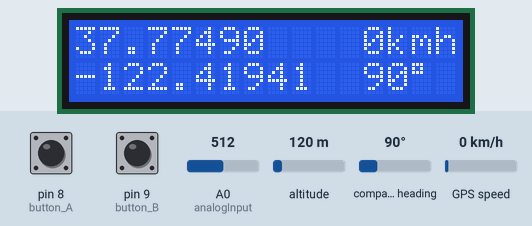
Bench run of a sketch on a simulated Arduino Uno, built with avr-gcc and run on an emulated ATmega328P. On the bench: 16×2 character LCD. The inputs (shaded band) are chosen by the test bench; at power-on: pin 8 (button_A) HIGH, A0 (analogInput) = 512, pin 9 (button_B) HIGH, altitude 120 m, compass heading 90°, GPS speed 0 km/h. The GPS gets a fix after 3 s at 37.7749, -122.4194 with 8 satellites; what the sketch prints to the serial monitor is not drawn.

Above: at 4.3 s.
4.4 s: pin 8 (button_A) pulled LOW for 3.2 s
At 6.2 s:
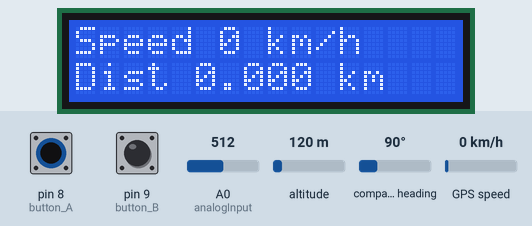
9.1 s: pin 8 (button_A) pulled LOW for 0.15 s
At 10.2 s:
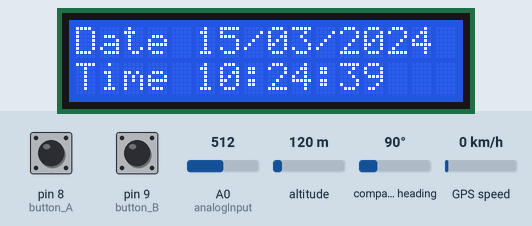
13.3 s: pin 8 (button_A) pulled LOW for 1 s
At 14.6 s:
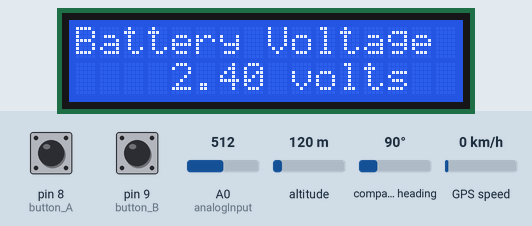
15.8 s: A0 (analogInput) set to 716
At 16.8 s:
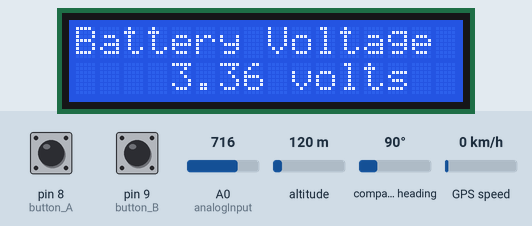
17.3 s: A0 (analogInput) set to 992
At 18.6 s:
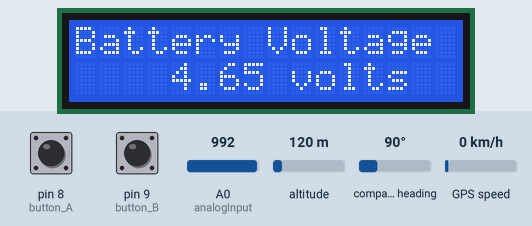
18.9 s: A0 (analogInput) set to 89
At 20.2 s:
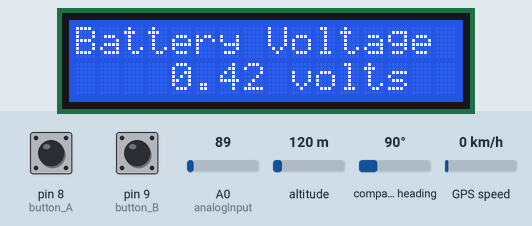
Timing chart, 0 to 21.4 s (numbered marks = the images above; inputs shaded):
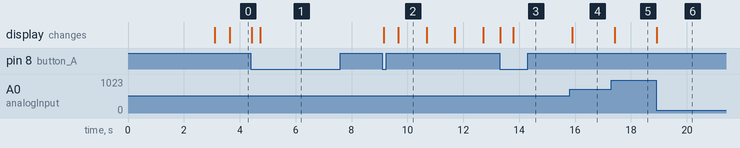

Measured:
- after the input at 4.4 s, the display: first changes at once (image 1 shows a later state)
- after the input at 9.1 s, the display: first changes after 0.06 s (image 2 shows a later state)
- after the input at 13.3 s, the display: first changes at once (image 3 shows a later state)
- after the input at 15.8 s, the display: changes after 0.09 s (image 4)
- after the input at 17.3 s, the display: changes after 0.12 s (image 5)
- after the input at 18.9 s, the display: changes at once (image 6)
- what the display in image 2 shows lasts 1.0 s, from 9.7 s to 10.7 s

The sketch:

gps_2.ino
```cpp
#include <TinyGPS.h>
#include <LiquidCrystal_I2C.h>
//////////////////////////////////////////////////////////////////////////////////////////////////////////
//////////////////////////////////////////////////////////////////////////////////////////////////////////
//////////////////////////////////////////////////////////////////////////////////////////////////////////

//////////////////////////////////////////////////////////////////////////////////////////////////////////
/// DEFINES //////////////////////////////////////////////////////////////////////////////////////////////
//////////////////////////////////////////////////////////////////////////////////////////////////////////
#define EARTH_RADIUS_METERS  6372795.0f // Earth radius, meters
#define MINIMUM_ACCUMULATE_DISTANCE 13 // Minimum distance length to add to the overall trip
#define SCRREN_COUNT  3 // how many screens are in the system (counting starts at 0)
#define DEBOUNCE_DELAY 25 // how mony time wait for button debounce
//////////////////////////////////////////////////////////////////////////////////////////////////////////
//////////////////////////////////////////////////////////////////////////////////////////////////////////
//////////////////////////////////////////////////////////////////////////////////////////////////////////

//////////////////////////////////////////////////////////////////////////////////////////////////////////
// INITS AND  VARIABLES //////////////////////////////////////////////////////////////////////////////////
//////////////////////////////////////////////////////////////////////////////////////////////////////////
LiquidCrystal_I2C lcd(0x27,16,2);

const int button_A = 8; // screen choose button
const int button_B = 9; // dist reset button

int button_A_state = 0;
int button_B_state = 0;
int button_A_prev_state = 1;
int button_B_prev_state = 1;

int analogInput = 0; // voltmeter input
int value = 0; // input value for A2D
float vin = 0.0; // the final voltage value

byte timeZone = 0; // used in hour calculation according to timezone

TinyGPS gps; // GPS device definition

unsigned long time = 0;
const unsigned long time_over = 100; // millisecond
const int draw_screen = 5; // 5 * time_over = 0.5 sec
const int print_serial = 10; // 10 * time_over = 1 sec

int draw_screen_cont = 0;
int print_serial_cont = 0;


int incomingByte; // stores the incoming GPS serial data

float speed_kmh = 0; // speed from GPS sensor
float heading_deg = 0; // heading from GPS sensor
float altitude_m = 0; // altitude from GPS sensor

byte screen = 0; // current screeen to show

float distance = 0; // measured distance
float trip = 0; // measured trip

float flat, flon, prev_flat, prev_flon; // current and previous coordinates
unsigned long age; // age of GPS coordinates, ms
int year; // yesr, from GPS
byte month, day, hour, minute, second, hundredths; // time and date from GPS
//////////////////////////////////////////////////////////////////////////////////////////////////////////
//////////////////////////////////////////////////////////////////////////////////////////////////////////
//////////////////////////////////////////////////////////////////////////////////////////////////////////


void printFloat(double f, int digits = 2); // definition for TOP-DOWN design

//////////////////////////////////////////////////////////////////////////////////////////////////////////
// SETUP /////////////////////////////////////////////////////////////////////////////////////////////////
//////////////////////////////////////////////////////////////////////////////////////////////////////////
void setup()
{
  Serial.begin(19200); // init hardware serial

  lcd.init();
  lcd.backlight();// Включаем подсветку дисплея
  lcd.setCursor(5, 4);

  showSplash(); // show splash
  time = millis();
}
//////////////////////////////////////////////////////////////////////////////////////////////////////////
//////////////////////////////////////////////////////////////////////////////////////////////////////////
//////////////////////////////////////////////////////////////////////////////////////////////////////////

//////////////////////////////////////////////////////////////////////////////////////////////////////////
// MAIN LOOP /////////////////////////////////////////////////////////////////////////////////////////////
//////////////////////////////////////////////////////////////////////////////////////////////////////////
void loop()
{
  screen_switch(); // check if screen scroll button was pressed
  void_dist(); // check if distance reset button was pressed

  GPS_Update(gps); // precess GPS data

  if ( millis() > (time + time_over)) // drive the screens, feed serial with data and check the battery
  {
    time = millis();
    draw_screen_cont++;
    if (draw_screen_cont >= draw_screen)
      {
        draw_screen_cont = 0;
        send_data_to_lcd();
      }
    print_serial_cont++;
    if (print_serial_cont >= print_serial)
    {
      print_serial_cont = 0;
      send_data_to_serial();
    }
  }
}
//////////////////////////////////////////////////////////////////////////////////////////////////////////
//////////////////////////////////////////////////////////////////////////////////////////////////////////
//////////////////////////////////////////////////////////////////////////////////////////////////////////

//////////////////////////////////////////////////////////////////////////////////////////////////////////
/// FUNCTIONS ////////////////////////////////////////////////////////////////////////////////////////////
//////////////////////////////////////////////////////////////////////////////////////////////////////////
void send_data_to_serial(void) // prints data over the serial interface
{
  Serial.println("Acquired Data");
  Serial.println("-------------");
  Serial.print("Lat/Long: ");
  printFloat(flat, 5);
  Serial.print(" / ");
  printFloat(flon, 5);
  Serial.print("   Fix age: ");
  Serial.print(age);
  Serial.println(" ms.");
  Serial.print("Date: ");
  Serial.print(static_cast<int>(day));
  Serial.print("/");
  Serial.print(static_cast<int>(month));
  Serial.print("/");
  Serial.print(year);
  Serial.print("  Time: ");
  Serial.print(static_cast<int>(hour));
  Serial.print(":");
  Serial.print(static_cast<int>(minute));
  Serial.print(":");
  Serial.print(static_cast<int>(second));
  Serial.print(".");
  Serial.print(static_cast<int>(hundredths));
  Serial.println();
  Serial.print("Alt: ");
  printFloat(altitude_m);
  Serial.print(" m");
  Serial.print("  Course: ");
  printFloat(heading_deg);
  Serial.print(" deg");
  Serial.print("  Speed: ");
  printFloat(speed_kmh);
  Serial.print(" km/h");
  Serial.println();
  Serial.println("-------------");
  Serial.println();
}
//////////////////////////////////////////////////////////////////////////////////////////////////////////

void send_data_to_lcd(void) // update LCD witd data
{
 gps.f_get_position(&flat, &flon, &age);
 if ((age > 3000) || (age == TinyGPS::GPS_INVALID_AGE))
   {
     lcd.clear();
     if (age == TinyGPS::GPS_INVALID_AGE)
     {
       lcd.setCursor(4, 0);
       lcd.print("WARNING!");
       lcd.setCursor(0, 1);
       lcd.print("No fix detected");
     }
     else if (age > 3000)
     {
       lcd.setCursor(4, 0);
       lcd.print("WARNING!");
       lcd.setCursor(4, 1);
       lcd.print("DATA LOSS");
     }
   delay(3000);
   lcd.clear();
   }
   else
   {
     if (screen == 0)  // Latitude longitude speed and heading
     {
       lcd.setCursor(0, 0);
       printLCDFloat(flat, 5);
       lcd.print(" ");
       lcd.setCursor(0, 1);
       printLCDFloat(flon, 5);
       lcd.print(" ");
       lcd.setCursor(12, 1);
       lcd.print("    ");
       lcd.setCursor(12, 1);
       printLCDFloat(heading_deg, 0);
       lcd.print((char)223);

       lcd.setCursor(10, 0);
       if (speed_kmh < 99.5)
         lcd.print(" ");
       if (speed_kmh < 9.5)
         lcd.print(" ");
       printLCDFloat(speed_kmh, 0);
       lcd.print("kmh");
     }
     if (screen == 1)  // Distance, Average speed and maximum speed
     {
       lcd.setCursor(0, 0);
       lcd.print("Speed ");
       printLCDFloat(speed_kmh, 0);
       lcd.print(" km/h   ");
       lcd.setCursor(0, 1);
       lcd.print("Dist ");
       printLCDFloat(trip/1000, 3);
       lcd.print(" km   ");
     }
     if (screen == 2)  // Date and Time
     {
       int timeIZone;
       if (timeZone <= 12)
         timeIZone = (int)timeZone;
       else
         timeIZone = ((int)timeZone - 12) * - 1;

       int ihour = (int)hour + timeIZone;
       if (ihour > 23)
       {
         ihour = ihour - 24;
         day = day - 1;
       }
       if (ihour < 0)
       {
         ihour = ihour + 24;
         day = day - 1;
       }

       lcd.setCursor(0, 0);
       lcd.print("Date ");
       if (day < 10)
         lcd.print("0");
       printLCDFloat(day, 0);
       lcd.print("/");
       if (month < 10)
         lcd.print("0");
       printLCDFloat(month, 0);
       lcd.print("/");
       printLCDFloat(year, 0);

       lcd.setCursor(0, 1);
       lcd.print("Time ");
       if (ihour < 10)
         lcd.print("0");
       printLCDFloat(ihour, 0);
       lcd.print(":");
       if (minute < 10)
         lcd.print("0");
       printLCDFloat(minute, 0);
       lcd.print(":");
       if (second < 10)
         lcd.print("0");
       printLCDFloat(second, 0);
     }
     if (screen == 3)  // Batt voltage
     {
       value = analogRead(analogInput);
       vin = (value * 4.8) / 1024.0;
       lcd.setCursor(0, 0);
       lcd.print("Battery Voltage");
       lcd.setCursor(4, 1);
       lcd.print(vin);
       lcd.print(" volts");
     }
   }
}


void printLCDFloat(double number, int digits)
{
  // Handle negative numbers
  if (number < 0.0)
  {
    lcd.print("-");
    number = -number;
  }

  // Round correctly so that print(1.999, 2) prints as "2.00"
  double rounding = 0.5;
  for (uint8_t i=0; i<digits; ++i)
    rounding /= 10.0;

  number += rounding;

  // Extract the integer part of the number and print it
  unsigned long int_part = (unsigned long)number;
  double remainder = number - (double)int_part;
  char sTemp[10];
  ltoa(int_part, sTemp, 10);
  lcd.print(sTemp);

  // Print the decimal point, but only if there are digits beyond
  if (digits > 0)
    lcd.print(".");

  // Extract digits from the remainder one at a time
  while (digits-- > 0)
  {
    remainder *= 10.0;
    int toPrint = int(remainder);
    ltoa(toPrint, sTemp, 10);
    lcd.print(sTemp);
    remainder -= toPrint;
  }
}

void printFloat(double number, int digits)
{
  // Handle negative numbers
  if (number < 0.0)
  {
    Serial.print('-');
    number = -number;
  }

  // Round correctly so that print(1.999, 2) prints as "2.00"
  double rounding = 0.5;
  for (uint8_t i=0; i<digits; ++i)
    rounding /= 10.0;

  number += rounding;

  // Extract the integer part of the number and print it
  unsigned long int_part = (unsigned long)number;
  double remainder = number - (double)int_part;
  Serial.print(int_part);

  // Print the decimal point, but only if there are digits beyond
  if (digits > 0)
    Serial.print(".");

  // Extract digits from the remainder one at a time
  while (digits-- > 0)
  {
    remainder *= 10.0;
    int toPrint = int(remainder);
    Serial.print(toPrint);
    remainder -= toPrint;
  }
}
//////////////////////////////////////////////////////////////////////////////////////////////////////////

void showSplash() // show splash at the init
{
  lcd.clear();
  lcd.setCursor(0, 0);
  lcd.print("-=MindHunteR=-'s");
  lcd.setCursor(0, 1);
  lcd.print("GPS  speedometer");
  delay(3000);
  lcd.clear();
}
//////////////////////////////////////////////////////////////////////////////////////////////////////////

void screen_switch(void) // switch the screen when button is pressed
{
  button_A_prev_state = button_A_state;
  button_A_state = digitalRead(button_A);
  if (button_A_state == LOW) delay(DEBOUNCE_DELAY);
  if ((button_A_state == LOW) && (digitalRead(button_A) == LOW) && (button_A_prev_state))
  {
    screen++;
    lcd.clear();
  }
  if (screen > SCRREN_COUNT) screen = 0;
}
//////////////////////////////////////////////////////////////////////////////////////////////////////////

void void_dist(void) // reset the trip when button is pressed
{
  button_B_prev_state = button_B_state;
  button_B_state = digitalRead(button_B);
  if (button_B_state == LOW) delay(DEBOUNCE_DELAY*30);
  if ((button_B_state == LOW) && (digitalRead(button_B) == LOW) && (button_B_prev_state))
  {
    trip = 0;
    distance = 0;
    lcd.clear();
  }
}
//////////////////////////////////////////////////////////////////////////////////////////////////////////

//////////////////////////////////////////////////////////////////////////////////////////////////////////
// PRECESS GPS DATA //////////////////////////////////////////////////////////////////////////////////////
//////////////////////////////////////////////////////////////////////////////////////////////////////////
void GPS_Update(TinyGPS &gps)
{
  while( Serial.available( ) ) // when serial data is available
  {
    incomingByte = Serial.read( );

    if( gps.encode( incomingByte ) )      // when valid NMEA sentence received
    {
      gps.f_get_position(&flat, &flon, &age); // decode coordinates
      gps.crack_datetime(&year, &month, &day, &hour, &minute, &second, &hundredths, &age);
      // decode data, time

      heading_deg = gps.f_course(); // decode heading
      speed_kmh = gps.f_speed_kmph(); // decode speed
      altitude_m = gps.f_altitude(); // decode altitude

      // If we're moving, calculate and save distance traveled
      if(speed_kmh > 3.2f )
      {
        if (prev_flat != 0.0f)
        {
          distance = DistanceBetween2Points(flat, flon, prev_flat, prev_flon);
          if(distance >= MINIMUM_ACCUMULATE_DISTANCE) // Accumulate every MINIMUM_ACCUMULATE_DISTANCE
          {
            trip += distance;
            prev_flat = flat;
            prev_flon = flon;
          }
        }
        else
        {
          prev_flat = flat;
          prev_flon = flon;
        }
      }

    }
  }
}
//////////////////////////////////////////////////////////////////////////////////////////////////////////

//////////////////////////////////////////////////////////////////////////////////////////////////////////
// Great Circle distance calculation - HABVERSINE  ///////////////////////////////////////////////////////
// http://www.movable-type.co.uk/scripts/latlong.html ////////////////////////////////////////////////////
// Returns the distance between two lat/lon points on this great Earth ///////////////////////////////////
// (Note: Assumes sea level, does not take into account altitude. Close enough.) /////////////////////////
//////////////////////////////////////////////////////////////////////////////////////////////////////////
float DistanceBetween2Points( float Lat, float Lon, float prev_Lat, float prev_Lon)
{
  float dLat = radians(Lat - prev_Lat);
  float dLon = radians(Lon - prev_Lon);
  float a = sin( dLat / 2.0f ) * sin( dLat / 2.0f ) +
            cos( radians( prev_Lat ) ) * cos( radians( Lat ) ) *
            sin( dLon / 2.0f ) * sin( dLon / 2.0f );

  float d = 2.0f * atan2( sqrt( a ), sqrt( 1.0f - a ) );
  return d * EARTH_RADIUS_METERS;
}
//////////////////////////////////////////////////////////////////////////////////////////////////////////
/*
This uses the ‘haversine’ formula to calculate the great-circle distance between two points – that is,
the shortest distance over the earth’s surface – giving an ‘as-the-crow-flies’ distance between the points
(ignoring any hills, of course!).
Haversine
formula:
a = sin²(Δφ/2) + cos(φ1).cos(φ2).sin²(Δλ/2)
c = 2.atan2(√a, √(1−a))
d = R.c
where   φ is latitude, λ is longitude, R is earth’s radius (mean radius = 6,371km)
    note that angles need to be in radians to pass to trig functions!
JavaScript:

var R = 6371; // km
var dLat = (lat2-lat1).toRad();
var dLon = (lon2-lon1).toRad();
var lat1 = lat1.toRad();
var lat2 = lat2.toRad();

var a = Math.sin(dLat/2) * Math.sin(dLat/2) +
        Math.sin(dLon/2) * Math.sin(dLon/2) * Math.cos(lat1) * Math.cos(lat2);
var c = 2 * Math.atan2(Math.sqrt(a), Math.sqrt(1-a));
var d = R * c;

The haversine formula1 ‘remains particularly well-conditioned for numerical computation even at small
distances’ – unlike calculations based on the spherical law of cosines. The ‘versed sine’ is 1-cosθ,
and the ‘half-versed-sine’ (1-cosθ)/2 = sin²(θ/2) as used above. It was published by Roger Sinnott in
Sky & Telescope magazine in 1984 (“Virtues of the Haversine”), though known about for much longer by
navigators. (For the curious, c is the angular distance in radians, and a is the square of half the
chord length between the points). A (surprisingly marginal) performance improvement can be obtained,
of course, by factoring out the terms which get squared.
*/
```
